Frame 1 (no input): blank canvas, image omitted
Frame 60 (the mouse pressed at the canvas centre just before this capture): blank canvas, image omitted
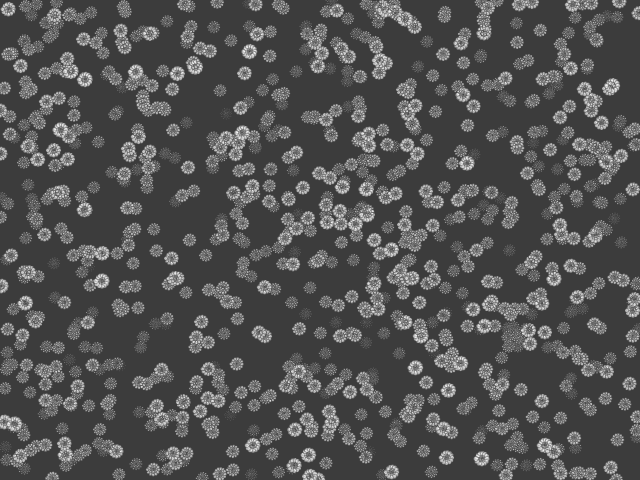
Frame 120 (the mouse held since frame 60 and released just before this capture)

The Processing sketch whose frames 1 and 60 were blank and that drew this single picture after the mouse press (run headless with seeded random() and noise(); from frame 60 on, the mouse is pressed at the canvas centre):

// Processing sketch: processing_80870
// ── processing_80870.pde

Lluvia[] gotas = new Lluvia[1000];

void setup() {
background(60);
size(640, 480);
fill(255,150);
smooth();
stroke(60,120);


for (int i = 0; i < gotas.length; i++) {

float x = random(width);
float y = random(height);
float diam = random(1,40);
float speed = 1000;
float scalar = 0.01;

gotas[i] = new Lluvia(x, y, diam, speed, scalar);
}

}

void draw() {
for (int i = 0; i < gotas.length; i++) {
if (mousePressed == true){
gotas[i].movimiento();
gotas[i].display();
}
}
}



class Lluvia{

float x;
float y;
float diam;
float speed;
float angle;
float scalar;
float angle2;

Lluvia(float tempX, float tempY, float diamH, float speedH, float scalarH){

x = tempX;
y = tempY;
diam = diamH;
speed = speedH;
scalar = scalarH;
//angle = angleH;

}

void movimiento(){

x+=cos(angle)*scalar;
y+=sin(angle)*scalar;
angle+=0.5;
scalar+=0.05;

} 

void display(){

ellipse(x,y,noise(diam)*6,noise(diam)*6);
angle2+=0.5;
}
}
